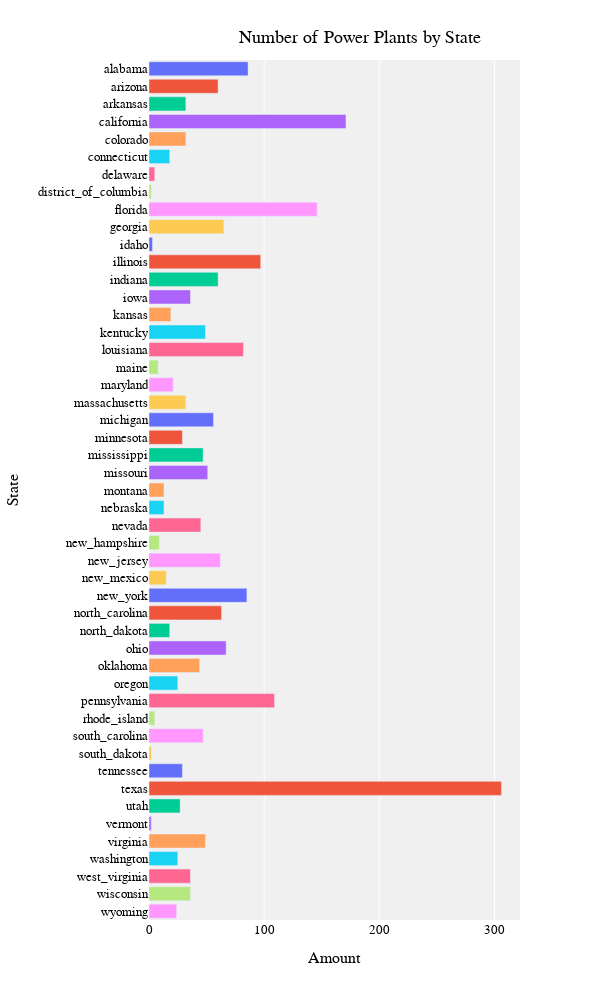

Notebook source saved alongside this figure:
### Code cell
df1 = new_df.groupby(["region_name"]).count().reset_index()

fig = px.bar(df1,
             x=new_df.groupby(["region_name"]).size(),
             y="region_name",
             color='region_name',
            labels ={
                "region_name": "State",
                "x": "Amount" 
                 })

fig.update_layout(showlegend=False)
fig.update_layout(
    title={
        'text': "Number of Power Plants by State",
        'y':.97,
        'x':0.6,
        'xanchor': 'center',
        'yanchor': 'top'},
    font = dict(
        family="Courier New",
        size=13,
        color="Black"
    ),
    plot_bgcolor='rgb(240,240,240)',
    height=1000,
    width = 600

)



fig.show()

### Figure 1 — Plotly figure (JSON) as saved in the notebook; plotly's stock layout.template omitted (floating-point values rounded to 4 significant figures)
{"data": [{"alignmentgroup": "True", "hovertemplate": "State=%{y}<br>Amount=%{x}<extra></extra>", "legendgroup": "alabama", "marker": {"color": "#636efa", "pattern": {"shape": ""}}, "name": "alabama", "offsetgroup": "alabama", "orientation": "h", "showlegend": true, "textposition": "auto", "type": "bar", "x": [86], "xaxis": "x", "y": ["alabama"], "yaxis": "y"}, {"alignmentgroup": "True", "hovertemplate": "State=%{y}<br>Amount=%{x}<extra></extra>", "legendgroup": "arizona", "marker": {"color": "#EF553B", "pattern": {"shape": ""}}, "name": "arizona", "offsetgroup": "arizona", "orientation": "h", "showlegend": true, "textposition": "auto", "type": "bar", "x": [60], "xaxis": "x", "y": ["arizona"], "yaxis": "y"}, {"alignmentgroup": "True", "hovertemplate": "State=%{y}<br>Amount=%{x}<extra></extra>", "legendgroup": "arkansas", "marker": {"color": "#00cc96", "pattern": {"shape": ""}}, "name": "arkansas", "offsetgroup": "arkansas", "orientation": "h", "showlegend": true, "textposition": "auto", "type": "bar", "x": [32], "xaxis": "x", "y": ["arkansas"], "yaxis": "y"}, {"alignmentgroup": "True", "hovertemplate": "State=%{y}<br>Amount=%{x}<extra></extra>", "legendgroup": "california", "marker": {"color": "#ab63fa", "pattern": {"shape": ""}}, "name": "california", "offsetgroup": "california", "orientation": "h", "showlegend": true, "textposition": "auto", "type": "bar", "x": [171], "xaxis": "x", "y": ["california"], "yaxis": "y"}, {"alignmentgroup": "True", "hovertemplate": "State=%{y}<br>Amount=%{x}<extra></extra>", "legendgroup": "colorado", "marker": {"color": "#FFA15A", "pattern": {"shape": ""}}, "name": "colorado", "offsetgroup": "colorado", "orientation": "h", "showlegend": true, "textposition": "auto", "type": "bar", "x": [32], "xaxis": "x", "y": ["colorado"], "yaxis": "y"}, {"alignmentgroup": "True", "hovertemplate": "State=%{y}<br>Amount=%{x}<extra></extra>", "legendgroup": "connecticut", "marker": {"color": "#19d3f3", "pattern": {"shape": ""}}, "name": "connecticut", "offsetgroup": "connecticut", "orientation": "h", "showlegend": true, "textposition": "auto", "type": "bar", "x": [18], "xaxis": "x", "y": ["connecticut"], "yaxis": "y"}, {"alignmentgroup": "True", "hovertemplate": "State=%{y}<br>Amount=%{x}<extra></extra>", "legendgroup": "delaware", "marker": {"color": "#FF6692", "pattern": {"shape": ""}}, "name": "delaware", "offsetgroup": "delaware", "orientation": "h", "showlegend": true, "textposition": "auto", "type": "bar", "x": [5], "xaxis": "x", "y": ["delaware"], "yaxis": "y"}, {"alignmentgroup": "True", "hovertemplate": "State=%{y}<br>Amount=%{x}<extra></extra>", "legendgroup": "district_of_columbia", "marker": {"color": "#B6E880", "pattern": {"shape": ""}}, "name": "district_of_columbia", "offsetgroup": "district_of_columbia", "orientation": "h", "showlegend": true, "textposition": "auto", "type": "bar", "x": [2], "xaxis": "x", "y": ["district_of_columbia"], "yaxis": "y"}, {"alignmentgroup": "True", "hovertemplate": "State=%{y}<br>Amount=%{x}<extra></extra>", "legendgroup": "florida", "marker": {"color": "#FF97FF", "pattern": {"shape": ""}}, "name": "florida", "offsetgroup": "florida", "orientation": "h", "showlegend": true, "textposition": "auto", "type": "bar", "x": [146], "xaxis": "x", "y": ["florida"], "yaxis": "y"}, {"alignmentgroup": "True", "hovertemplate": "State=%{y}<br>Amount=%{x}<extra></extra>", "legendgroup": "georgia", "marker": {"color": "#FECB52", "pattern": {"shape": ""}}, "name": "georgia", "offsetgroup": "georgia", "orientation": "h", "showlegend": true, "textposition": "auto", "type": "bar", "x": [65], "xaxis": "x", "y": ["georgia"], "yaxis": "y"}, {"alignmentgroup": "True", "hovertemplate": "State=%{y}<br>Amount=%{x}<extra></extra>", "legendgroup": "idaho", "marker": {"color": "#636efa", "pattern": {"shape": ""}}, "name": "idaho", "offsetgroup": "idaho", "orientation": "h", "showlegend": true, "textposition": "auto", "type": "bar", "x": [3], "xaxis": "x", "y": ["idaho"], "yaxis": "y"}, {"alignmentgroup": "True", "hovertemplate": "State=%{y}<br>Amount=%{x}<extra></extra>", "legendgroup": "illinois", "marker": {"color": "#EF553B", "pattern": {"shape": ""}}, "name": "illinois", "offsetgroup": "illinois", "orientation": "h", "showlegend": true, "textposition": "auto", "type": "bar", "x": [97], "xaxis": "x", "y": ["illinois"], "yaxis": "y"}, {"alignmentgroup": "True", "hovertemplate": "State=%{y}<br>Amount=%{x}<extra></extra>", "legendgroup": "indiana", "marker": {"color": "#00cc96", "pattern": {"shape": ""}}, "name": "indiana", "offsetgroup": "indiana", "orientation": "h", "showlegend": true, "textposition": "auto", "type": "bar", "x": [60], "xaxis": "x", "y": ["indiana"], "yaxis": "y"}, {"alignmentgroup": "True", "hovertemplate": "State=%{y}<br>Amount=%{x}<extra></extra>", "legendgroup": "iowa", "marker": {"color": "#ab63fa", "pattern": {"shape": ""}}, "name": "iowa", "offsetgroup": "iowa", "orientation": "h", "showlegend": true, "textposition": "auto", "type": "bar", "x": [36], "xaxis": "x", "y": ["iowa"], "yaxis": "y"}, {"alignmentgroup": "True", "hovertemplate": "State=%{y}<br>Amount=%{x}<extra></extra>", "legendgroup": "kansas", "marker": {"color": "#FFA15A", "pattern": {"shape": ""}}, "name": "kansas", "offsetgroup": "kansas", "orientation": "h", "showlegend": true, "textposition": "auto", "type": "bar", "x": [19], "xaxis": "x", "y": ["kansas"], "yaxis": "y"}, {"alignmentgroup": "True", "hovertemplate": "State=%{y}<br>Amount=%{x}<extra></extra>", "legendgroup": "kentucky", "marker": {"color": "#19d3f3", "pattern": {"shape": ""}}, "name": "kentucky", "offsetgroup": "kentucky", "orientation": "h", "showlegend": true, "textposition": "auto", "type": "bar", "x": [49], "xaxis": "x", "y": ["kentucky"], "yaxis": "y"}, {"alignmentgroup": "True", "hovertemplate": "State=%{y}<br>Amount=%{x}<extra></extra>", "legendgroup": "louisiana", "marker": {"color": "#FF6692", "pattern": {"shape": ""}}, "name": "louisiana", "offsetgroup": "louisiana", "orientation": "h", "showlegend": true, "textposition": "auto", "type": "bar", "x": [82], "xaxis": "x", "y": ["louisiana"], "yaxis": "y"}, {"alignmentgroup": "True", "hovertemplate": "State=%{y}<br>Amount=%{x}<extra></extra>", "legendgroup": "maine", "marker": {"color": "#B6E880", "pattern": {"shape": ""}}, "name": "maine", "offsetgroup": "maine", "orientation": "h", "showlegend": true, "textposition": "auto", "type": "bar", "x": [8], "xaxis": "x", "y": ["maine"], "yaxis": "y"}, {"alignmentgroup": "True", "hovertemplate": "State=%{y}<br>Amount=%{x}<extra></extra>", "legendgroup": "maryland", "marker": {"color": "#FF97FF", "pattern": {"shape": ""}}, "name": "maryland", "offsetgroup": "maryland", "orientation": "h", "showlegend": true, "textposition": "auto", "type": "bar", "x": [21], "xaxis": "x", "y": ["maryland"], "yaxis": "y"}, {"alignmentgroup": "True", "hovertemplate": "State=%{y}<br>Amount=%{x}<extra></extra>", "legendgroup": "massachusetts", "marker": {"color": "#FECB52", "pattern": {"shape": ""}}, "name": "massachusetts", "offsetgroup": "massachusetts", "orientation": "h", "showlegend": true, "textposition": "auto", "type": "bar", "x": [32], "xaxis": "x", "y": ["massachusetts"], "yaxis": "y"}, {"alignmentgroup": "True", "hovertemplate": "State=%{y}<br>Amount=%{x}<extra></extra>", "legendgroup": "michigan", "marker": {"color": "#636efa", "pattern": {"shape": ""}}, "name": "michigan", "offsetgroup": "michigan", "orientation": "h", "showlegend": true, "textposition": "auto", "type": "bar", "x": [56], "xaxis": "x", "y": ["michigan"], "yaxis": "y"}, {"alignmentgroup": "True", "hovertemplate": "State=%{y}<br>Amount=%{x}<extra></extra>", "legendgroup": "minnesota", "marker": {"color": "#EF553B", "pattern": {"shape": ""}}, "name": "minnesota", "offsetgroup": "minnesota", "orientation": "h", "showlegend": true, "textposition": "auto", "type": "bar", "x": [29], "xaxis": "x", "y": ["minnesota"], "yaxis": "y"}, {"alignmentgroup": "True", "hovertemplate": "State=%{y}<br>Amount=%{x}<extra></extra>", "legendgroup": "mississippi", "marker": {"color": "#00cc96", "pattern": {"shape": ""}}, "name": "mississippi", "offsetgroup": "mississippi", "orientation": "h", "showlegend": true, "textposition": "auto", "type": "bar", "x": [47], "xaxis": "x", "y": ["mississippi"], "yaxis": "y"}, {"alignmentgroup": "True", "hovertemplate": "State=%{y}<br>Amount=%{x}<extra></extra>", "legendgroup": "missouri", "marker": {"color": "#ab63fa", "pattern": {"shape": ""}}, "name": "missouri", "offsetgroup": "missouri", "orientation": "h", "showlegend": true, "textposition": "auto", "type": "bar", "x": [51], "xaxis": "x", "y": ["missouri"], "yaxis": "y"}, {"alignmentgroup": "True", "hovertemplate": "State=%{y}<br>Amount=%{x}<extra></extra>", "legendgroup": "montana", "marker": {"color": "#FFA15A", "pattern": {"shape": ""}}, "name": "montana", "offsetgroup": "montana", "orientation": "h", "showlegend": true, "textposition": "auto", "type": "bar", "x": [13], "xaxis": "x", "y": ["montana"], "yaxis": "y"}, {"alignmentgroup": "True", "hovertemplate": "State=%{y}<br>Amount=%{x}<extra></extra>", "legendgroup": "nebraska", "marker": {"color": "#19d3f3", "pattern": {"shape": ""}}, "name": "nebraska", "offsetgroup": "nebraska", "orientation": "h", "showlegend": true, "textposition": "auto", "type": "bar", "x": [13], "xaxis": "x", "y": ["nebraska"], "yaxis": "y"}, {"alignmentgroup": "True", "hovertemplate": "State=%{y}<br>Amount=%{x}<extra></extra>", "legendgroup": "nevada", "marker": {"color": "#FF6692", "pattern": {"shape": ""}}, "name": "nevada", "offsetgroup": "nevada", "orientation": "h", "showlegend": true, "textposition": "auto", "type": "bar", "x": [45], "xaxis": "x", "y": ["nevada"], "yaxis": "y"}, {"alignmentgroup": "True", "hovertemplate": "State=%{y}<br>Amount=%{x}<extra></extra>", "legendgroup": "new_hampshire", "marker": {"color": "#B6E880", "pattern": {"shape": ""}}, "name": "new_hampshire", "offsetgroup": "new_hampshire", "orientation": "h", "showlegend": true, "textposition": "auto", "type": "bar", "x": [9], "xaxis": "x", "y": ["new_hampshire"], "yaxis": "y"}, {"alignmentgroup": "True", "hovertemplate": "State=%{y}<br>Amount=%{x}<extra></extra>", "legendgroup": "new_jersey", "marker": {"color": "#FF97FF", "pattern": {"shape": ""}}, "name": "new_jersey", "offsetgroup": "new_jersey", "orientation": "h", "showlegend": true, "textposition": "auto", "type": "bar", "x": [62], "xaxis": "x", "y": ["new_jersey"], "yaxis": "y"}, {"alignmentgroup": "True", "hovertemplate": "State=%{y}<br>Amount=%{x}<extra></extra>", "legendgroup": "new_mexico", "marker": {"color": "#FECB52", "pattern": {"shape": ""}}, "name": "new_mexico", "offsetgroup": "new_mexico", "orientation": "h", "showlegend": true, "textposition": "auto", "type": "bar", "x": [15], "xaxis": "x", "y": ["new_mexico"], "yaxis": "y"}, {"alignmentgroup": "True", "hovertemplate": "State=%{y}<br>Amount=%{x}<extra></extra>", "legendgroup": "new_york", "marker": {"color": "#636efa", "pattern": {"shape": ""}}, "name": "new_york", "offsetgroup": "new_york", "orientation": "h", "showlegend": true, "textposition": "auto", "type": "bar", "x": [85], "xaxis": "x", "y": ["new_york"], "yaxis": "y"}, {"alignmentgroup": "True", "hovertemplate": "State=%{y}<br>Amount=%{x}<extra></extra>", "legendgroup": "north_carolina", "marker": {"color": "#EF553B", "pattern": {"shape": ""}}, "name": "north_carolina", "offsetgroup": "north_carolina", "orientation": "h", "showlegend": true, "textposition": "auto", "type": "bar", "x": [63], "xaxis": "x", "y": ["north_carolina"], "yaxis": "y"}, {"alignmentgroup": "True", "hovertemplate": "State=%{y}<br>Amount=%{x}<extra></extra>", "legendgroup": "north_dakota", "marker": {"color": "#00cc96", "pattern": {"shape": ""}}, "name": "north_dakota", "offsetgroup": "north_dakota", "orientation": "h", "showlegend": true, "textposition": "auto", "type": "bar", "x": [18], "xaxis": "x", "y": ["north_dakota"], "yaxis": "y"}, {"alignmentgroup": "True", "hovertemplate": "State=%{y}<br>Amount=%{x}<extra></extra>", "legendgroup": "ohio", "marker": {"color": "#ab63fa", "pattern": {"shape": ""}}, "name": "ohio", "offsetgroup": "ohio", "orientation": "h", "showlegend": true, "textposition": "auto", "type": "bar", "x": [67], "xaxis": "x", "y": ["ohio"], "yaxis": "y"}, {"alignmentgroup": "True", "hovertemplate": "State=%{y}<br>Amount=%{x}<extra></extra>", "legendgroup": "oklahoma", "marker": {"color": "#FFA15A", "pattern": {"shape": ""}}, "name": "oklahoma", "offsetgroup": "oklahoma", "orientation": "h", "showlegend": true, "textposition": "auto", "type": "bar", "x": [44], "xaxis": "x", "y": ["oklahoma"], "yaxis": "y"}, {"alignmentgroup": "True", "hovertemplate": "State=%{y}<br>Amount=%{x}<extra></extra>", "legendgroup": "oregon", "marker": {"color": "#19d3f3", "pattern": {"shape": ""}}, "name": "oregon", "offsetgroup": "oregon", "orientation": "h", "showlegend": true, "textposition": "auto", "type": "bar", "x": [25], "xaxis": "x", "y": ["oregon"], "yaxis": "y"}, {"alignmentgroup": "True", "hovertemplate": "State=%{y}<br>Amount=%{x}<extra></extra>", "legendgroup": "pennsylvania", "marker": {"color": "#FF6692", "pattern": {"shape": ""}}, "name": "pennsylvania", "offsetgroup": "pennsylvania", "orientation": "h", "showlegend": true, "textposition": "auto", "type": "bar", "x": [109], "xaxis": "x", "y": ["pennsylvania"], "yaxis": "y"}, {"alignmentgroup": "True", "hovertemplate": "State=%{y}<br>Amount=%{x}<extra></extra>", "legendgroup": "rhode_island", "marker": {"color": "#B6E880", "pattern": {"shape": ""}}, "name": "rhode_island", "offsetgroup": "rhode_island", "orientation": "h", "showlegend": true, "textposition": "auto", "type": "bar", "x": [5], "xaxis": "x", "y": ["rhode_island"], "yaxis": "y"}, {"alignmentgroup": "True", "hovertemplate": "State=%{y}<br>Amount=%{x}<extra></extra>", "legendgroup": "south_carolina", "marker": {"color": "#FF97FF", "pattern": {"shape": ""}}, "name": "south_carolina", "offsetgroup": "south_carolina", "orientation": "h", "showlegend": true, "textposition": "auto", "type": "bar", "x": [47], "xaxis": "x", "y": ["south_carolina"], "yaxis": "y"}, {"alignmentgroup": "True", "hovertemplate": "State=%{y}<br>Amount=%{x}<extra></extra>", "legendgroup": "south_dakota", "marker": {"color": "#FECB52", "pattern": {"shape": ""}}, "name": "south_dakota", "offsetgroup": "south_dakota", "orientation": "h", "showlegend": true, "textposition": "auto", "type": "bar", "x": [2], "xaxis": "x", "y": ["south_dakota"], "yaxis": "y"}, {"alignmentgroup": "True", "hovertemplate": "State=%{y}<br>Amount=%{x}<extra></extra>", "legendgroup": "tennessee", "marker": {"color": "#636efa", "pattern": {"shape": ""}}, "name": "tennessee", "offsetgroup": "tennessee", "orientation": "h", "showlegend": true, "textposition": "auto", "type": "bar", "x": [29], "xaxis": "x", "y": ["tennessee"], "yaxis": "y"}, {"alignmentgroup": "True", "hovertemplate": "State=%{y}<br>Amount=%{x}<extra></extra>", "legendgroup": "texas", "marker": {"color": "#EF553B", "pattern": {"shape": ""}}, "name": "texas", "offsetgroup": "texas", "orientation": "h", "showlegend": true, "textposition": "auto", "type": "bar", "x": [306], "xaxis": "x", "y": ["texas"], "yaxis": "y"}, {"alignmentgroup": "True", "hovertemplate": "State=%{y}<br>Amount=%{x}<extra></extra>", "legendgroup": "utah", "marker": {"color": "#00cc96", "pattern": {"shape": ""}}, "name": "utah", "offsetgroup": "utah", "orientation": "h", "showlegend": true, "textposition": "auto", "type": "bar", "x": [27], "xaxis": "x", "y": ["utah"], "yaxis": "y"}, {"alignmentgroup": "True", "hovertemplate": "State=%{y}<br>Amount=%{x}<extra></extra>", "legendgroup": "vermont", "marker": {"color": "#ab63fa", "pattern": {"shape": ""}}, "name": "vermont", "offsetgroup": "vermont", "orientation": "h", "showlegend": true, "textposition": "auto", "type": "bar", "x": [2], "xaxis": "x", "y": ["vermont"], "yaxis": "y"}, {"alignmentgroup": "True", "hovertemplate": "State=%{y}<br>Amount=%{x}<extra></extra>", "legendgroup": "virginia", "marker": {"color": "#FFA15A", "pattern": {"shape": ""}}, "name": "virginia", "offsetgroup": "virginia", "orientation": "h", "showlegend": true, "textposition": "auto", "type": "bar", "x": [49], "xaxis": "x", "y": ["virginia"], "yaxis": "y"}, {"alignmentgroup": "True", "hovertemplate": "State=%{y}<br>Amount=%{x}<extra></extra>", "legendgroup": "washington", "marker": {"color": "#19d3f3", "pattern": {"shape": ""}}, "name": "washington", "offsetgroup": "washington", "orientation": "h", "showlegend": true, "textposition": "auto", "type": "bar", "x": [25], "xaxis": "x", "y": ["washington"], "yaxis": "y"}, {"alignmentgroup": "True", "hovertemplate": "State=%{y}<br>Amount=%{x}<extra></extra>", "legendgroup": "west_virginia", "marker": {"color": "#FF6692", "pattern": {"shape": ""}}, "name": "west_virginia", "offsetgroup": "west_virginia", "orientation": "h", "showlegend": true, "textposition": "auto", "type": "bar", "x": [36], "xaxis": "x", "y": ["west_virginia"], "yaxis": "y"}, {"alignmentgroup": "True", "hovertemplate": "State=%{y}<br>Amount=%{x}<extra></extra>", "legendgroup": "wisconsin", "marker": {"color": "#B6E880", "pattern": {"shape": ""}}, "name": "wisconsin", "offsetgroup": "wisconsin", "orientation": "h", "showlegend": true, "textposition": "auto", "type": "bar", "x": [36], "xaxis": "x", "y": ["wisconsin"], "yaxis": "y"}, {"alignmentgroup": "True", "hovertemplate": "State=%{y}<br>Amount=%{x}<extra></extra>", "legendgroup": "wyoming", "marker": {"color": "#FF97FF", "pattern": {"shape": ""}}, "name": "wyoming", "offsetgroup": "wyoming", "orientation": "h", "showlegend": true, "textposition": "auto", "type": "bar", "x": [24], "xaxis": "x", "y": ["wyoming"], "yaxis": "y"}], "layout": {"barmode": "relative", "font": {"color": "Black", "family": "Courier New", "size": 13}, "height": 1000, "legend": {"title": {"text": "State"}, "tracegroupgap": 0}, "margin": {"t": 60}, "plot_bgcolor": "rgb(240,240,240)", "showlegend": false, "title": {"text": "Number of Power Plants by State", "x": 0.6, "xanchor": "center", "y": 0.97, "yanchor": "top"}, "width": 600, "xaxis": {"anchor": "y", "domain": [0, 1], "title": {"text": "Amount"}}, "yaxis": {"anchor": "x", "categoryarray": ["wyoming", "wisconsin", "west_virginia", "washington", "virginia", "vermont", "utah", "texas", "tennessee", "south_dakota", "south_carolina", "rhode_island", "pennsylvania", "oregon", "oklahoma", "ohio", "north_dakota", "north_carolina", "new_york", "new_mexico", "new_jersey", "new_hampshire", "nevada", "nebraska", "montana", "missouri", "mississippi", "minnesota", "michigan", "massachusetts", "maryland", "maine", "louisiana", "kentucky", "kansas", "iowa", "indiana", "illinois", "idaho", "georgia", "florida", "district_of_columbia", "delaware", "connecticut", "colorado", "california", "arkansas", "arizona", "alabama"], "categoryorder": "array", "domain": [0, 1], "title": {"text": "State"}}}}
